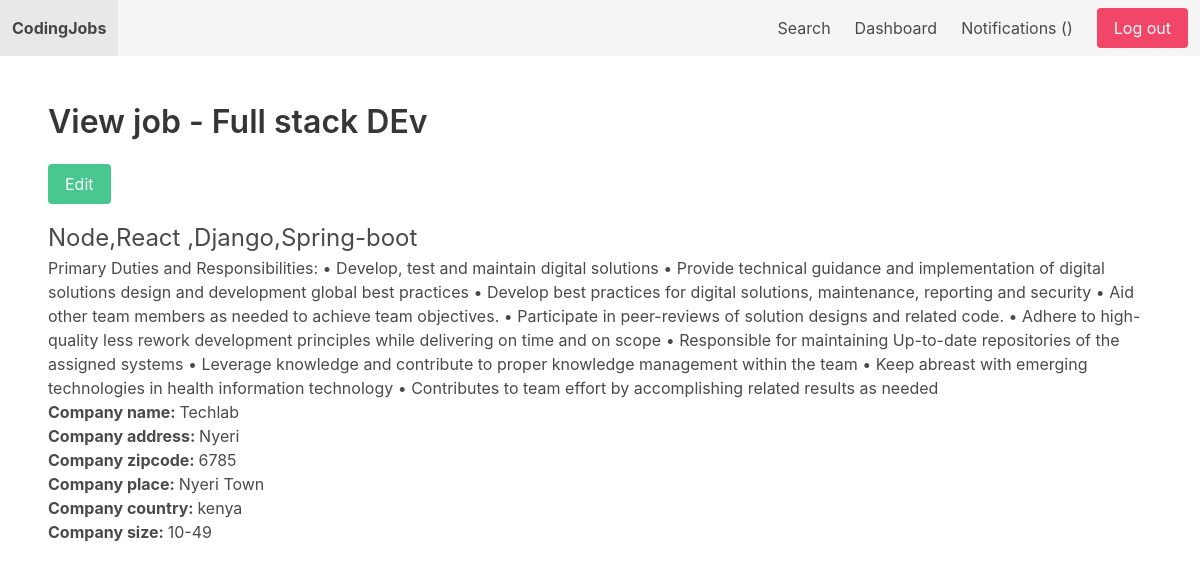
Screenshot of /dashboard/job/2/ (signed in) with the database file from the repository.
### job/models.py (models this page shows, shortened)
class Job(models.Model):
    SIZE_1_9 = 'size_1-9'
    SIZE_10_49 = 'size_10-49'
    SIZE_50_99 = 'size_50-99'
    SIZE_100 = 'size_100'
    CHOICES_SIZE = (
        (SIZE_1_9, '1-9'),
        (SIZE_10_49, '10-49'),
        (SIZE_50_99, '50-99'),
        (SIZE_100, '100+'),
    )
    ACTIVE = 'active'
    EMPLOYED = 'employed'
    ARCHIVED = 'archived'
    CHOICES_STATUS = (
        (ACTIVE, 'Active'),
        (EMPLOYED, 'Employed'),
        (ARCHIVED, 'Archived')
    )
    title = models.CharField(max_length=255)
    short_description = models.TextField()
    long_description = models.TextField(blank=True, null=True)
    company_name = models.CharField(max_length=255)
    company_address = models.CharField(max_length=255, blank=True, null=True)
    company_zipcode = models.CharField(max_length=255, blank=True, null=True)
    company_place = models.CharField(max_length=255, blank=True, null=True)
    company_country = models.CharField(max_length=255, blank=True, null=True)
    company_size = models.CharField(max_length=20, choices=CHOICES_SIZE, default=SIZE_1_9)
    created_by = models.ForeignKey(User, related_name='jobs', on_delete=models.CASCADE)
    created_at = models.DateTimeField(auto_now_add=True)
    changed_at = models.DateTimeField(auto_now=True)
    status = models.CharField(max_length=20, choices=CHOICES_STATUS, default=ACTIVE)

### userprofile/views.py (the view)
# urls.py: path('job/<int:job_id>/', view_dashboard_job, name='view_dashboard_job'),
@login_required
def view_dashboard_job(request, job_id):
    job = get_object_or_404(Job, pk=job_id, created_by=request.user)
    return render(request, 'userprofile/view_dashboard_job.html', {'job': job})

### userprofile/templates/userprofile/view_dashboard_job.html (shortened to what this page needs)
{% extends 'mysite/base.html' %}
{% block content %}
    <h1 class="title">View job - {{ job.title }}</h1>
    <a href="{% url 'edit_job' job.id %}" class="button is-success mb-4">Edit</a>
    <p class="is-size-4">{{ job.short_description }}</p>
    <p>{{ job.long_description }}</p>
    <b>Company name: </b>{{ job.company_name}}<br>
    <b>Company address: </b>{{ job.company_address}}<br>
    <b>Company zipcode: </b>{{ job.company_zipcode}}<br>
    <b>Company place: </b>{{ job.company_place}}<br>
    <b>Company country: </b>{{ job.company_country}}<br>
    <b>Company size: </b>{{ job.get_company_size_display }}<br>
{% endblock %}

### rows the page displays
Job: title "Full stack DEv", short_description "Node,React ,Django,Spring-boot", long_description "Primary Duties and Responsibilities: • Develop, test and maintain digital solutions • Provide technical guidance and implementation of digital solutions design and development global best practices • Develop best practices for digital solutions, maintenance, reporting and security • Aid other team members as needed to achieve team objectives. • Participate in peer-reviews of solution designs and related code. • Adhere to high-quality less rework development principles while delivering on time and on scope • Responsible for maintaining Up-to-date repositories of the assigned systems • Leverage knowledge and contribute to proper knowledge management within the team • Keep abreast with…", company_name "Techlab", company_address "Nyeri", company_zipcode "6785", company_place "Nyeri Town", company_country "kenya", company_size "10-49"
